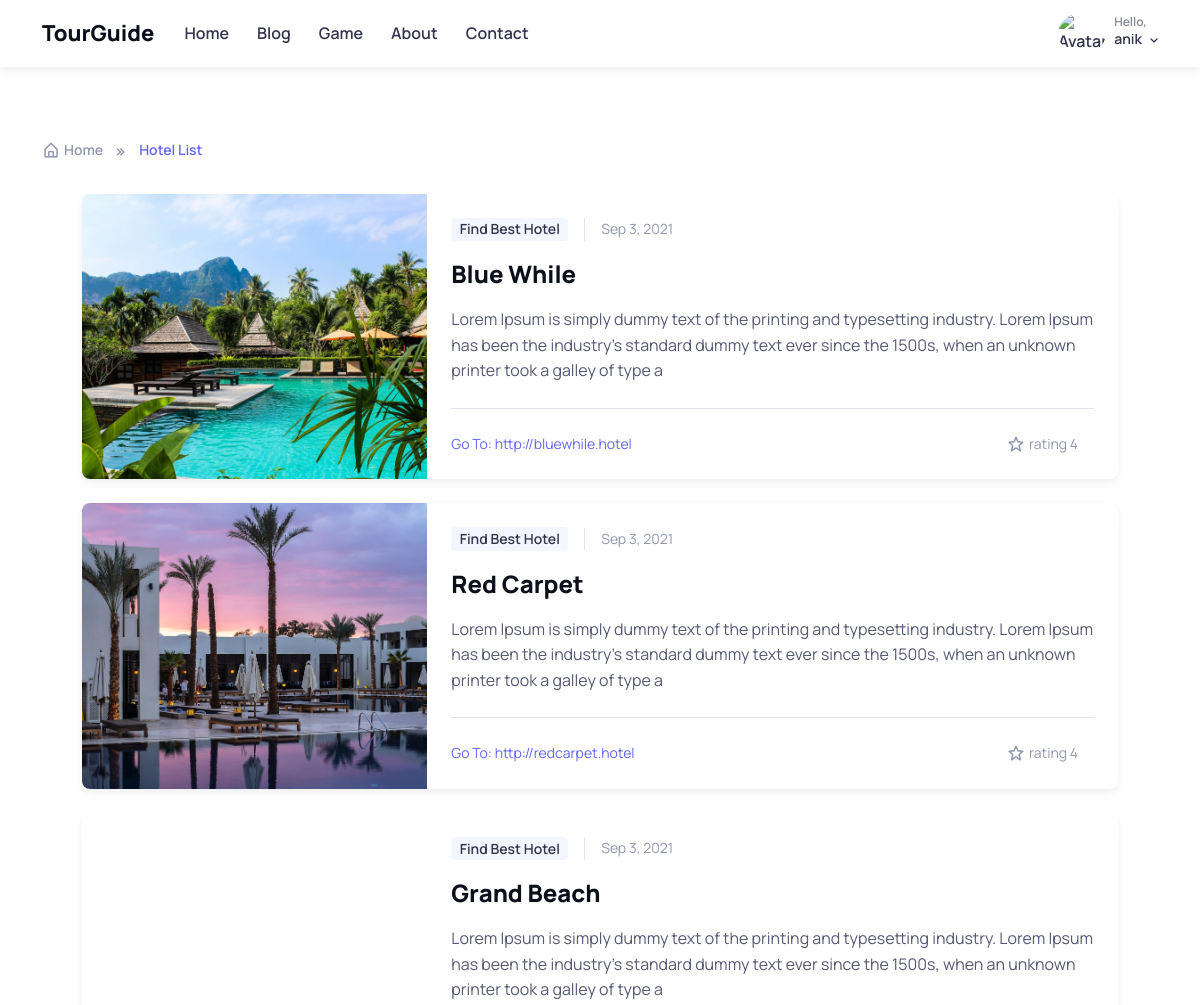
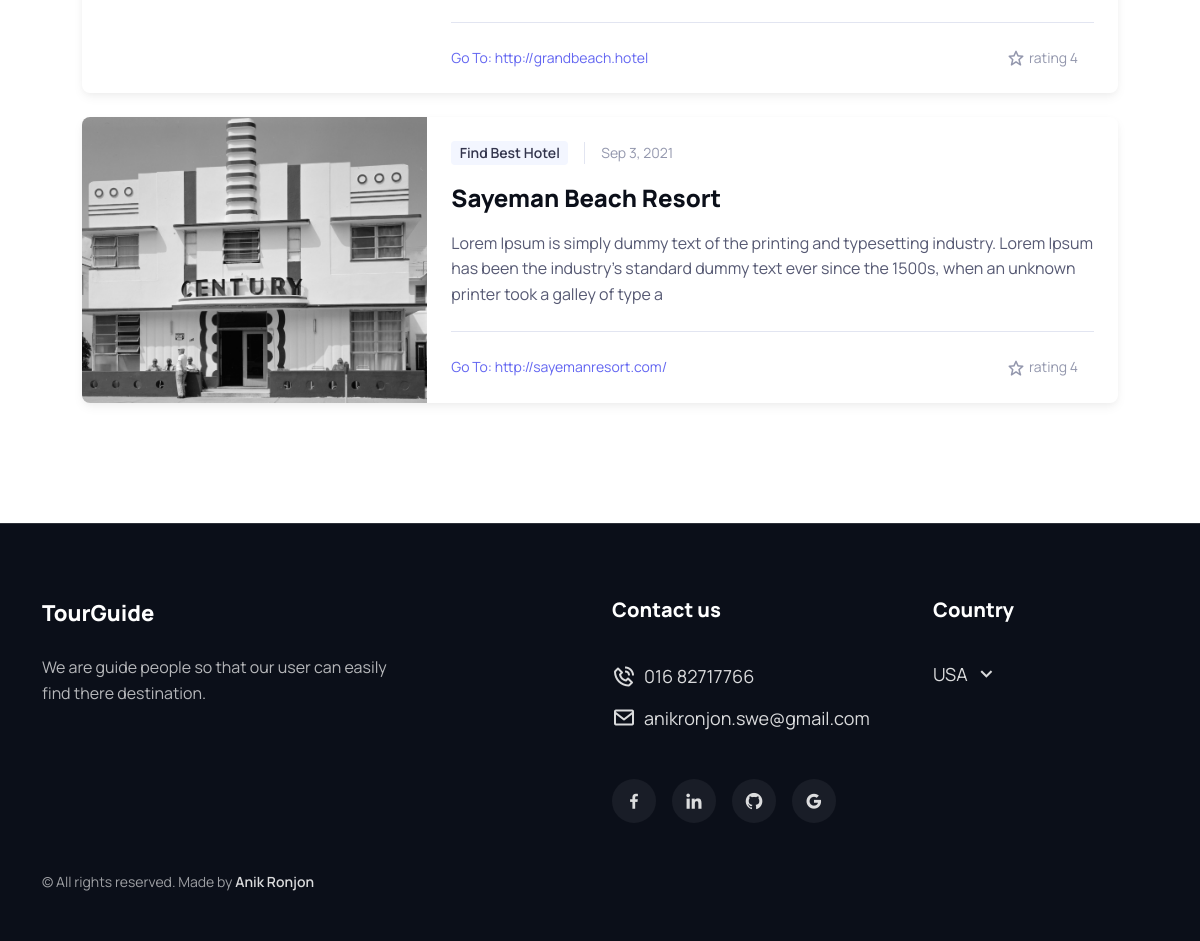
The app's page /hotel/ (signed in) with its own data (2 pictures, top to bottom).
### account/models.py (models this page shows)
class User(AbstractUser):
    email = models.EmailField(unique=True)
    agreed = models.BooleanField(default=False)
    def __str__(self):
        return self.username

### tourplan/models/hotels.py (models this page shows, shortened)
class Hotel(models.Model):
    RATING_STATUS = (
        (1, "★☆☆☆☆"),
        (2, "★★☆☆☆"),
        (3, "★★★☆☆"),
        (4, "★★★★☆"),
        (5, "★★★★★"),
    )
    name = models.CharField(max_length=120)
    slug = models.SlugField(blank=True)
    details = models.CharField(max_length=200)
    address = models.ForeignKey(Location, on_delete=models.CASCADE, related_name='hotels')
    rating = models.IntegerField(choices=RATING_STATUS)
    weblink = models.URLField()
    image = models.ImageField(upload_to='hotel/')
    created_at = models.DateField(auto_now_add=True)

### tourplan/views.py (the view)
# urls.py: path('hotel/', views.hotel_view, name='hotel_list_page'),
def hotel_view(request):
    hotels = Hotel.objects.all()
    return render(request, 'tourplan/list/hotel_list.html', {'hotels': hotels})

### tourplan/templates/tourplan/list/hotel_list.html
{% extends '_base.html' %}
{% block container %}
    {% if not user.is_authenticated %}
        {% include 'navbar.html' %}
    {% else %}
        {% include 'navbar_in_logged_state.html' %}
    {% endif %}
    <main class="page-wrapper container">
        <nav class="mt-lg-4 mb-4" aria-label="breadcrumb">
            <ol class="breadcrumb mb-0 pt-5">
                <li class="breadcrumb-item">
                    <a href="{% url 'tourplan:home_page' %}"><i class="bx bx-home-alt fs-lg me-1"></i>Home</a>
                </li>
                <li class="breadcrumb-item active" aria-current="page">Hotel List</li>
            </ol>
        </nav>
        <section class="container mt-4 mb-lg-5 pt-lg-2 pb-5">
            {% for hotel in hotels %}
                <article class="card border-0 shadow-sm overflow-hidden mb-4">
                    <div class="row g-0">
                        <div class="col-sm-4 position-relative bg-position-center bg-repeat-0 bg-size-cover"
                             style="background-image: url({{ hotel.image.url }}); min-height: 15rem;">
                        </div>
                        <div class="col-sm-8">
                            <div class="card-body">
                                <div class="d-flex align-items-center mb-3">
                                    <a
                                       class="badge fs-sm text-nav bg-secondary text-decoration-none">Find Best Hotel</a>
                                    <span class="fs-sm text-muted border-start ps-3 ms-3">Sep 3, 2021</span>
                                </div>
                                <h3 class="h4">
                                    <a>{{ hotel.name }}</a>
                                </h3>
                                <p>{{ hotel.details }}</p>
                                <hr class="my-4">
                                <div class="d-flex align-items-center justify-content-between">
                                    <a href="{{ hotel.weblink }}" class="fs-sm text-decoration-none">
                                        Go To: {{ hotel.weblink }}
                                    </a>
                                    <div class="d-flex align-items-center text-muted">
                                        <div class="d-flex align-items-center me-3">
                                            <i class="bx bx-star fs-lg me-1"></i>
                                            <span class="fs-sm">rating {{ hotel.rating }}</span>
                                        </div>
                                    </div>
                                </div>
                            </div>
                        </div>
                    </div>
                </article>
            {% endfor %}
        </section>
    </main>
    {% include 'footer.html' %}
{% endblock %}

### templates/navbar_in_logged_state.html (shortened to what this page needs)
{% load static %}
<header class="navbar navbar-expand-lg bg-light shadow-sm">
    <div class="container">
        <a href="{% url 'tourplan:home_page' %}" class="navbar-brand">
            TourGuide
        </a>
        <div class="nav dropdown d-block order-lg-3 ms-4">
            <a href="#" class="d-flex nav-link p-0" data-bs-toggle="dropdown">
                <img  class="rounded-circle" width="48" alt="Avatar">
                <div class="d-none d-sm-block ps-2">
                    <div class="fs-xs lh-1 opacity-60">Hello,</div>
                    <div class="fs-sm dropdown-toggle">{{ user }}</div>
                </div>
            </a>
        </div>
        <nav id="navbarCollapse5" class="collapse navbar-collapse order-lg-2">
            <ul class="navbar-nav me-auto">
                <li class="nav-item">
                    <a href="{% url 'tourplan:home_page' %}" class="nav-link">Home</a>
                </li>
                <li class="nav-item">
                    <a href="{% url 'blog:post_list' %}" class="nav-link">Blog</a>
                </li>
                <li class="nav-item">
                    <a href="" class="nav-link">Game</a>
                </li>
                <li class="nav-item">
                    <a href="{% url 'tourplan:about_page' %}" class="nav-link">About</a>
                </li>
                <li class="nav-item">
                    <a href="{% url 'tourplan:contact_page' %}" class="nav-link">Contact</a>
                </li>
            </ul>
        </nav>
    </div>
</header>

### records on screen
User: username "anik"
Hotel: image (picture), name "Blue While", details "Lorem Ipsum is simply dummy text of the printing and typesetting industry. Lorem Ipsum has been the industry's standard dummy text ever since the 1500s, when an unknown printer took a galley of type a", weblink "http://bluewhile.hotel", rating "4"
Hotel: image (picture), name "Red Carpet", details "Lorem Ipsum is simply dummy text of the printing and typesetting industry. Lorem Ipsum has been the industry's standard dummy text ever since the 1500s, when an unknown printer took a galley of type a", weblink "http://redcarpet.hotel", rating "4"
Hotel: name "Grand Beach", details "Lorem Ipsum is simply dummy text of the printing and typesetting industry. Lorem Ipsum has been the industry's standard dummy text ever since the 1500s, when an unknown printer took a galley of type a", weblink "http://grandbeach.hotel", rating "4"
Hotel: image (picture), name "Sayeman Beach Resort", details "Lorem Ipsum is simply dummy text of the printing and typesetting industry. Lorem Ipsum has been the industry's standard dummy text ever since the 1500s, when an unknown printer took a galley of type a", weblink "http://sayemanresort.com/", rating "4"
